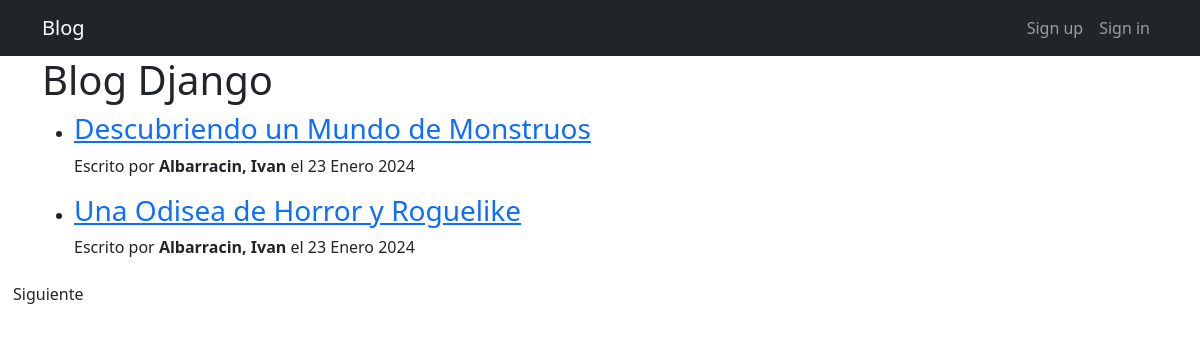
The app's page /index/ with its own data.
### apps/blog/models.py (models this page shows, shortened)
class Post(models.Model):
    id = models.AutoField(primary_key=True)
    titulo = models.CharField('Titulo', max_length=90, blank= False, null = False)
    slug = models.CharField('Slug', max_length= 100, blank = False, null = False)
    descripcion = models.CharField('Descripcion', max_length=110, blank = False, null = False)
    contenido = RichTextField('Contenido')
    imagen = models.ImageField(upload_to='imagenes/', blank = False, null = False)
    autor = models.ForeignKey(Autor, on_delete= models.CASCADE)
    categoria = models.ForeignKey(Categoria, on_delete= models.CASCADE)
    estado = models.BooleanField('Publicado/No Publicado', default= True)
    fecha_creacion = models.DateField('Fecha de Creacion', auto_now = False, auto_now_add = True)
    class Meta:
        verbose_name ='Post'
        verbose_name_plural = 'Posts'

class Autor(models.Model):
    id = models.AutoField(primary_key=True)
    nombres = models.CharField('Nombres de Autor', max_length=255, null= False, blank= False)
    apellidos = models.CharField('Apellidos de Autor', max_length=255, null= False, blank= False)
    facebook = models.URLField('Facebook', null = True, blank= True)
    twitter = models.URLField('Twitter', null = True, blank= True)
    instagram = models.URLField('Instagram', null = True, blank= True)
    web = models.URLField('Web', null = True, blank= True)
    correo = models.EmailField('Correo Electronico', blank = False, null =False)
    estado = models.BooleanField('Autor Activo/No Activo', default=True)
    fecha_creacion = models.DateField('Fecha de Creacion', auto_now= False, auto_now_add= True)
    class Meta:
        verbose_name = 'Autor'
        verbose_name_plural = 'Autores'
    def __str__(self):
        return "{0}, {1}".format(self.apellidos, self.nombres)

### apps/blog/views.py (the view)
# urls.py: path('index/', index, name = 'index'),
def index(request):
    posts = Post.objects.all()
    paginator = Paginator(posts, 2)
    page = request.GET.get('page')
    posts = paginator.get_page(page)
    return render(request, 'index.html', {
        'posts':posts
    })

### templates/index.html (shortened to what this page needs)
<!DOCTYPE html>
<html lang="en">
<head>
    <link rel="stylesheet" href="https://cdn.jsdelivr.net/npm/bootstrap@5.3.2/dist/css/bootstrap.min.css">
</head>
<body>
    <nav class="navbar navbar-expand-lg bg-dark navbar-dark">
        <div class="container">
          <a class="navbar-brand" href="#">Blog</a>
          <div class="collapse navbar-collapse" id="navbarNav">
            <ul class="navbar-nav ms-auto">
                {% if user.is_authenticated %}
                <li class="nav-item">
                    <a href="{% url 'blog:home' %}" class="nav-link">Home</a>
                </li>
                <li class="nav-item">
                    <a href="{% url 'blog:index' %}" class="nav-link">Indice</a>
                </li>
                <li class="nav-item">
                    <a href="{% url 'blog:noticias' %}" class="nav-link">Noticias</a>
                </li>
                <li class="nav-item">
                    <a href="{% url 'blog:tecnologia' %}" class="nav-link">Tecnologia</a>
                </li>
                <li class="nav-item">
                    <a href="{% url 'blog:videojuegos' %}" class="nav-link">Videojuegos</a>
                </li>
                <li class="nav-item">
                    <a href="{% url 'blog:acerca_de' %}" class="nav-link">Acerca de</a>
                </li>
                <li class="nav-item">
                    <a href="{% url 'blog:logout' %}" class="nav-link">Log out</a>
                </li>
                {% else %}
                <li class="nav-item">
                    <a href="{% url 'blog:signup' %}" class="nav-link">Sign up</a>
                </li>
                <li class="nav-item">
                    <a href="{% url 'blog:signin' %}" class="nav-link">Sign in</a>
                </li>
                {% endif %}
            </ul>
          </div>
        </div>
      </nav>
{% block contenido %}
    <div class="container">
        {% block titulo_principal %}<h1>Blog Django</h1> {% endblock titulo_principal %}
        <ul>
            {% if posts %}
            {% for post in posts %}
                <li>
                    <a href="{% url 'blog:post_detail' post.slug %}">
                        <h3 class="post-subtitle">
                            {{ post.descripcion }}
                        </h3>
                    </a>
                    <p class="post-meta">Escrito por
                        <strong>{{ post.autor }}</strong>
                        el {{ post.fecha_creacion }}
                    </p>
                </li>
            {% endfor %}
            {% else %}
                <h1>No existen post Registrados</h1>
            {% endif %}
        </ul>
    </div>
{% endblock contenido %}
{% block paginacion %}
    <div class="row">
        <div class="col-md-12 col-lg-12 col-sm-12 col-xs-12">
            <div class="col-md-6 col-sm-6 col-lg-6 col-xs-6 float-right">
                {% if posts.has_next %}
                    <div class="clearfix">
                        <a href="?page={{ posts.next_page_number }}" class="btn btn-primaty float-left">Siguiente</a>
                    </div>
                {% endif %}
            </div>
        </div>
    </div>
{% endblock paginacion %}
</body>
</html>

### records on screen
Post: descripcion "Descubriendo un Mundo de Monstruos", autor "Albarracin, Ivan", fecha_creacion "23 Enero 2024"
Post: descripcion "Una Odisea de Horror y Roguelike", autor "Albarracin, Ivan", fecha_creacion "23 Enero 2024"
